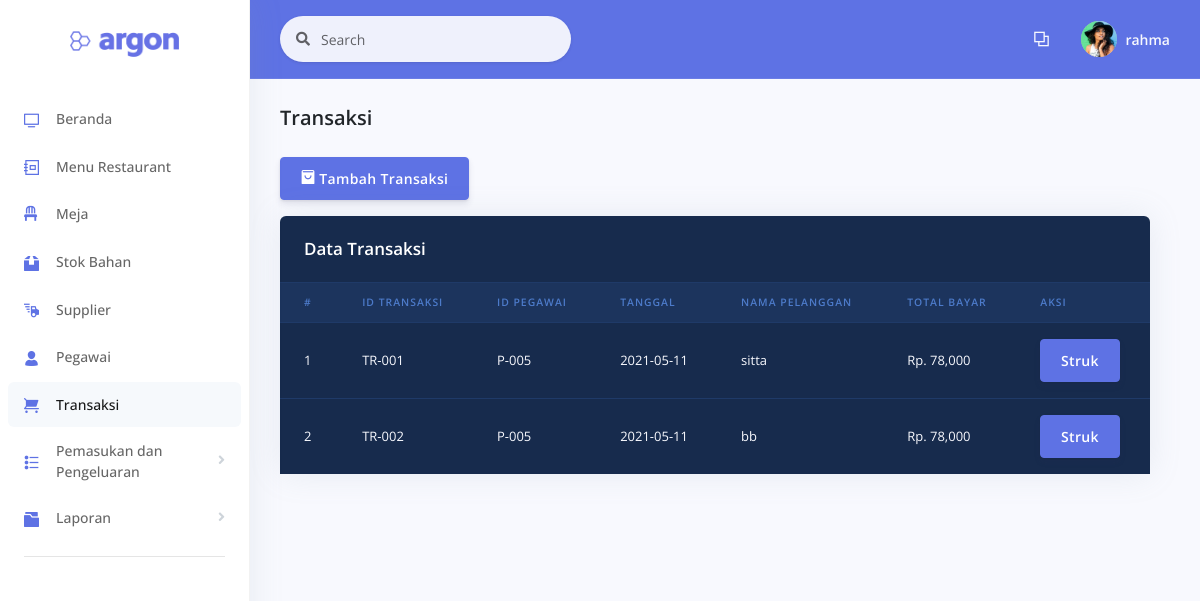
Page /examples/transaksi.php (signed in) on the earlier database version.
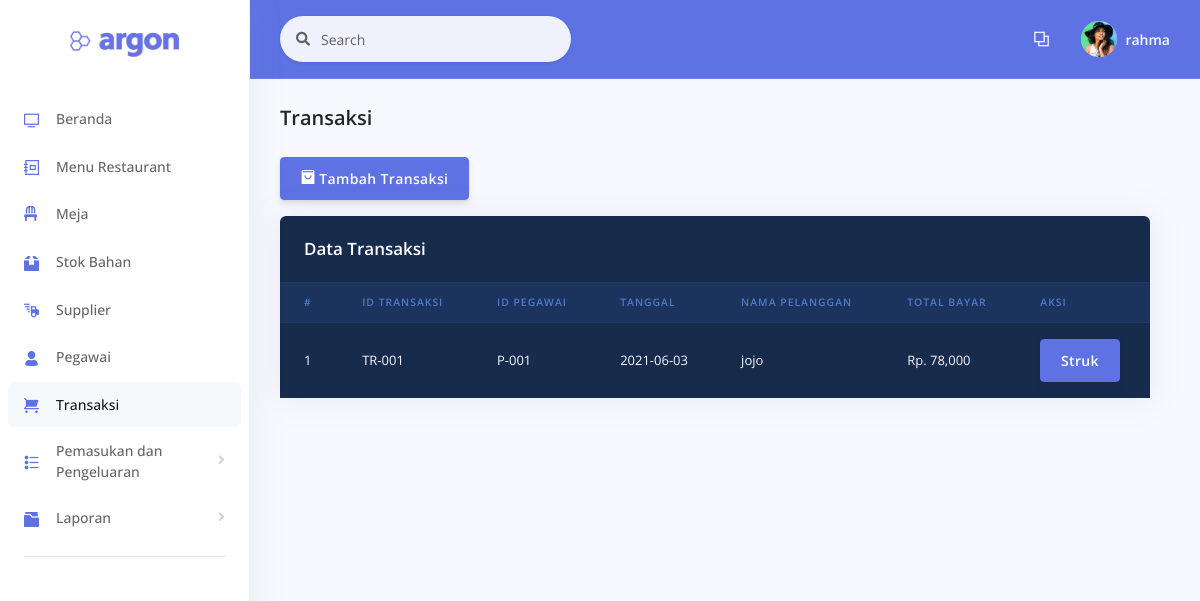
Same page on the later database version.
### tables this page shows
CREATE TABLE `transaksi` (
  `id_transaksi` varchar(7) NOT NULL,
  `id_pegawai` varchar(7) NOT NULL,
  `id_meja` varchar(7) NOT NULL,
  `nama_pelanggan` varchar(50) NOT NULL,
  `tanggal` date NOT NULL,
  `total_bayar` int(11) NOT NULL,
  `pajak` int(11) NOT NULL,
  `tunai` int(11) NOT NULL,
  `kembali` int(11) NOT NULL
);

### examples/functions.php (called while the page is built, shortened)
<?php
function koneksi() {
	$conn = mysqli_connect("localhost", "root", "");
	mysqli_select_db($conn, "pw_restaurant");
	return $conn;
}
function query($sql) {
	$conn = koneksi();
	$result = mysqli_query($conn, "$sql");
	$rows = [];
	while ($row = mysqli_fetch_assoc($result)) {
		$rows[] = $row;
	}
	return $rows;
}
?>

### examples/transaksi.php (the view, shortened to what the changed rows need)
<?php
  require 'functions.php';
  $transaksi = query("SELECT * FROM transaksi");
?>
<!DOCTYPE html>
<html>
<head>
  <link rel="stylesheet" href="../assets/vendor/nucleo/css/nucleo.css" type="text/css">
  <link rel="stylesheet" href="../assets/vendor/@fortawesome/fontawesome-free/css/all.min.css" type="text/css">
  <link rel="stylesheet" href="../assets/css/argon.css?v=1.2.0" type="text/css">
  <link rel="stylesheet" href="../assets/css/style.css">
</head>
<body>
  <div class="main-content" id="panel">
    <div class="header pb-6">
      <div class="container-fluid">
        <div class="header-body">
            <div class="row tabel-gelap">
              <div class="col">
                <div class="card bg-default shadow">
                  <div class="hasil-cari table-responsive">
                    <table class="table align-items-center table-dark table-flush">
                      <thead class="thead-dark">
                        <tr>
                          <th scope="col" class="sort" data-sort="name">#</th>
                          <th scope="col" class="sort" data-sort="budget">ID Transaksi</th>
                          <th scope="col" class="sort" data-sort="status">ID Pegawai</th>
                          <th scope="col" class="sort" data-sort="status">Tanggal</th>
                          <th scope="col" class="sort" data-sort="status">Nama Pelanggan</th>
                          <th scope="col" class="sort" data-sort="status">Total Bayar</th>
                          <th scope="col" class="sort" data-sort="status">Aksi</th>
                        </tr>
                      </thead>
                      <tbody class="list">
                      <?php $i = 1; ?>
                      <?php foreach ($transaksi as $trans) { ?>
                        <tr>
                          <td><?php echo $i++; ?></td>
                          <td><?php echo $trans['id_transaksi']; ?></td>
                          <td><?php echo $trans['id_pegawai']; ?></td>
                          <td><?php echo $trans['tanggal']; ?></td>
                          <td><?php echo $trans['nama_pelanggan']; ?></td>
                          <td>Rp. <?php echo number_format($trans['total_bayar']); ?></td>
                          <td><a href="cetakstruk.php?id_transaksi=<?php echo $trans['id_transaksi']; ?>" class="btn btn-primary">Struk</a></td>
                        </tr>
                      <?php } ?>
                      </tbody>
                    </table>
                  </div>
                </div>
              </div>
            </div>
        </div>
      </div>
    </div>
  </div>
</body>
</html>

Differences in the rows shown:
removed transaksi: id_transaksi "TR-002", id_pegawai "P-005", tanggal "2021-05-11", nama_pelanggan "bb", total_bayar "78,000"
changed transaksi "TR-001": id_pegawai "P-005" → "P-001"; tanggal "2021-05-11" → "2021-06-03"; nama_pelanggan "sitta" → "jojo"
